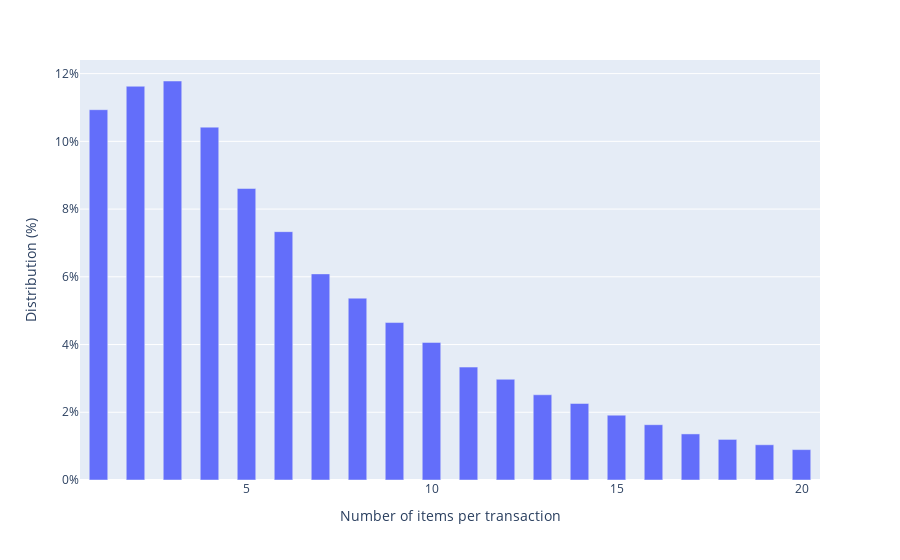

Notebook code for this chart:
### Code cell
# Length of transactions

import seaborn as sns

length_of_transactions = data["product_id"].apply(len).value_counts()
length_of_transactions = length_of_transactions.sort_index(ascending=True).head(20) # For graph only shop top 20
length_of_transactions.rename_axis("frequency")


total = length_of_transactions.sum()

import plotly.express as px
fig = px.bar(length_of_transactions, x=length_of_transactions.index, y=length_of_transactions.values/total)
fig.update_traces(width=0.5)
fig.update_layout(
    xaxis_title="Number of items per transaction",
    yaxis_tickformat =',.0%',
    yaxis_title="Distribution (%)",
    legend_title="Transaction Length Dsitribution",)

fig.show()

### Figure 1 — Plotly figure (JSON) as saved in the notebook; plotly's stock layout.template omitted (floating-point values rounded to 4 significant figures)
{"data": [{"alignmentgroup": "True", "hovertemplate": "index=%{x}<br>y=%{y}<extra></extra>", "legendgroup": "", "marker": {"color": "#636efa", "pattern": {"shape": ""}}, "name": "", "offsetgroup": "", "orientation": "v", "showlegend": false, "textposition": "auto", "type": "bar", "width": 0.5, "x": [1, 2, 3, 4, 5, 6, 7, 8, 9, 10, 11, 12, 13, 14, 15, 16, 17, 18, 19, 20], "xaxis": "x", "y": [0.1093, 0.1163, 0.1178, 0.1042, 0.08607, 0.07333, 0.06086, 0.05369, 0.04649, 0.04063, 0.03334, 0.02974, 0.02516, 0.02259, 0.01915, 0.01633, 0.01361, 0.01198, 0.0104, 0.008973], "yaxis": "y"}], "layout": {"barmode": "relative", "legend": {"title": {"text": "Transaction Length Dsitribution"}, "tracegroupgap": 0}, "margin": {"t": 60}, "xaxis": {"anchor": "y", "domain": [0, 1], "title": {"text": "Number of items per transaction"}}, "yaxis": {"anchor": "x", "domain": [0, 1], "tickformat": ",.0%", "title": {"text": "Distribution (%)"}}}}
